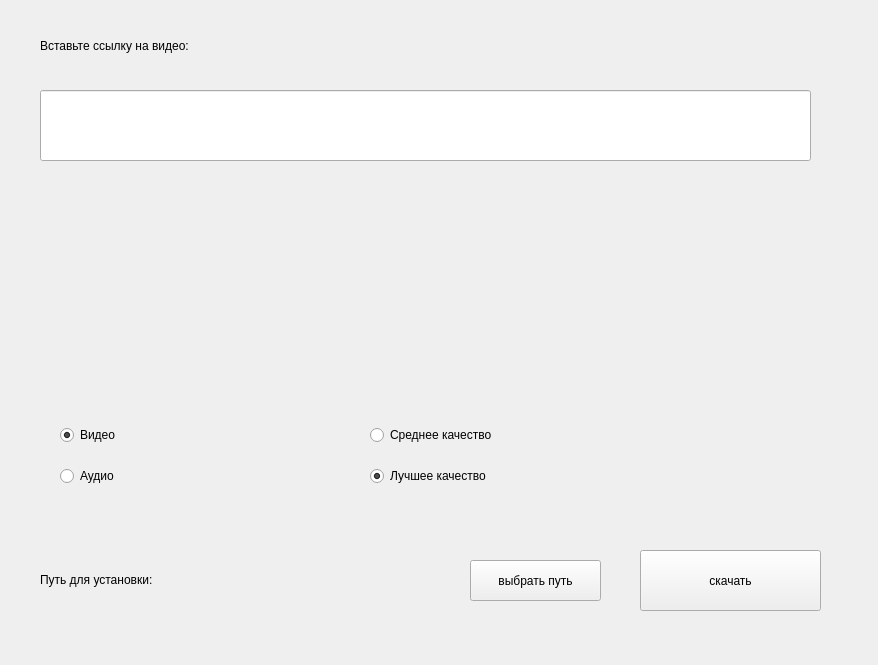
<?xml version="1.0" encoding="UTF-8"?>
<ui version="4.0">
 <class>MainWindow</class>
 <widget class="QMainWindow" name="MainWindow">
  <property name="geometry">
   <rect>
    <x>0</x>
    <y>0</y>
    <width>878</width>
    <height>665</height>
   </rect>
  </property>
  <property name="windowTitle">
   <string>MainWindow</string>
  </property>
  <widget class="QWidget" name="centralwidget">
   <widget class="QLineEdit" name="lineEdit">
    <property name="geometry">
     <rect>
      <x>40</x>
      <y>90</y>
      <width>771</width>
      <height>71</height>
     </rect>
    </property>
   </widget>
   <widget class="QPushButton" name="pushButton">
    <property name="geometry">
     <rect>
      <x>640</x>
      <y>550</y>
      <width>181</width>
      <height>61</height>
     </rect>
    </property>
    <property name="styleSheet">
     <string notr="true">background: linear-gradient(90deg, #49c2ff, #6a27d2);</string>
    </property>
    <property name="text">
     <string>скачать</string>
    </property>
   </widget>
   <widget class="QLabel" name="label">
    <property name="geometry">
     <rect>
      <x>40</x>
      <y>20</y>
      <width>561</width>
      <height>51</height>
     </rect>
    </property>
    <property name="text">
     <string>Вставьте ссылку на видео:</string>
    </property>
   </widget>
   <widget class="QPushButton" name="selectFolder">
    <property name="geometry">
     <rect>
      <x>470</x>
      <y>560</y>
      <width>131</width>
      <height>41</height>
     </rect>
    </property>
    <property name="text">
     <string>выбрать путь</string>
    </property>
   </widget>
   <widget class="QLabel" name="label_2">
    <property name="geometry">
     <rect>
      <x>40</x>
      <y>550</y>
      <width>431</width>
      <height>60</height>
     </rect>
    </property>
    <property name="text">
     <string>Путь для установки: </string>
    </property>
   </widget>
   <widget class="QLabel" name="video_image">
    <property name="geometry">
     <rect>
      <x>40</x>
      <y>230</y>
      <width>230</width>
      <height>135</height>
     </rect>
    </property>
    <property name="text">
     <string/>
    </property>
   </widget>
   <widget class="QLabel" name="video_name">
    <property name="geometry">
     <rect>
      <x>40</x>
      <y>150</y>
      <width>771</width>
      <height>71</height>
     </rect>
    </property>
    <property name="text">
     <string/>
    </property>
   </widget>
   <widget class="QLabel" name="video_author">
    <property name="geometry">
     <rect>
      <x>290</x>
      <y>220</y>
      <width>371</width>
      <height>41</height>
     </rect>
    </property>
    <property name="font">
     <font>
      <pointsize>10</pointsize>
     </font>
    </property>
    <property name="text">
     <string/>
    </property>
   </widget>
   <widget class="QLabel" name="video_length">
    <property name="geometry">
     <rect>
      <x>290</x>
      <y>250</y>
      <width>361</width>
      <height>41</height>
     </rect>
    </property>
    <property name="font">
     <font>
      <pointsize>10</pointsize>
     </font>
    </property>
    <property name="text">
     <string/>
    </property>
   </widget>
   <widget class="QWidget" name="verticalLayoutWidget">
    <property name="geometry">
     <rect>
      <x>60</x>
      <y>410</y>
      <width>171</width>
      <height>91</height>
     </rect>
    </property>
    <layout class="QVBoxLayout" name="verticalLayout">
     <item>
      <widget class="QRadioButton" name="radioButton">
       <property name="text">
        <string>Видео</string>
       </property>
       <property name="checked">
        <bool>true</bool>
       </property>
      </widget>
     </item>
     <item>
      <widget class="QRadioButton" name="radioButton_2">
       <property name="text">
        <string>Аудио</string>
       </property>
      </widget>
     </item>
    </layout>
   </widget>
   <widget class="QWidget" name="verticalLayoutWidget_2">
    <property name="geometry">
     <rect>
      <x>370</x>
      <y>410</y>
      <width>181</width>
      <height>91</height>
     </rect>
    </property>
    <layout class="QVBoxLayout" name="verticalLayout_2">
     <item>
      <widget class="QRadioButton" name="radioButton_4">
       <property name="text">
        <string>Среднее качество</string>
       </property>
      </widget>
     </item>
     <item>
      <widget class="QRadioButton" name="radioButton_3">
       <property name="text">
        <string>Лучшее качество</string>
       </property>
       <property name="checked">
        <bool>true</bool>
       </property>
      </widget>
     </item>
    </layout>
   </widget>
  </widget>
  <widget class="QMenuBar" name="menubar">
   <property name="geometry">
    <rect>
     <x>0</x>
     <y>0</y>
     <width>878</width>
     <height>26</height>
    </rect>
   </property>
   <property name="acceptDrops">
    <bool>true</bool>
   </property>
   <property name="defaultUp">
    <bool>true</bool>
   </property>
   <property name="nativeMenuBar">
    <bool>false</bool>
   </property>
  </widget>
 </widget>
 <resources/>
 <connections/>
</ui>
